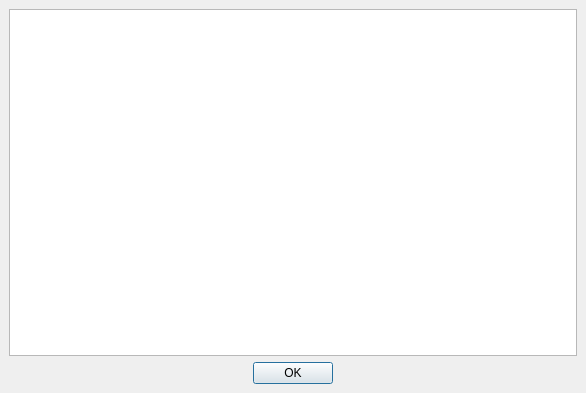
<ui version="4.0" >
 <class>msgDialog</class>
 <widget class="QDialog" name="msgDialog" >
  <property name="geometry" >
   <rect>
    <x>0</x>
    <y>0</y>
    <width>586</width>
    <height>393</height>
   </rect>
  </property>
  <property name="windowTitle" >
   <string>Messages Viewer</string>
  </property>
  <layout class="QGridLayout" >
   <property name="margin" >
    <number>9</number>
   </property>
   <property name="spacing" >
    <number>6</number>
   </property>
   <item row="0" column="0" colspan="3" >
    <widget class="QTextBrowser" name="msgBrowser" />
   </item>
   <item row="1" column="0" >
    <spacer>
     <property name="orientation" >
      <enum>Qt::Horizontal</enum>
     </property>
     <property name="sizeType" >
      <enum>QSizePolicy::Expanding</enum>
     </property>
     <property name="sizeHint" stdset="0" >
      <size>
       <width>40</width>
       <height>20</height>
      </size>
     </property>
    </spacer>
   </item>
   <item row="1" column="2" >
    <spacer>
     <property name="orientation" >
      <enum>Qt::Horizontal</enum>
     </property>
     <property name="sizeType" >
      <enum>QSizePolicy::Expanding</enum>
     </property>
     <property name="sizeHint" stdset="0" >
      <size>
       <width>40</width>
       <height>20</height>
      </size>
     </property>
    </spacer>
   </item>
   <item row="1" column="1" >
    <widget class="QPushButton" name="okButton" >
     <property name="text" >
      <string>OK</string>
     </property>
    </widget>
   </item>
  </layout>
 </widget>
 <layoutdefault spacing="6" margin="11" />
 <resources/>
 <connections>
  <connection>
   <sender>okButton</sender>
   <signal>clicked()</signal>
   <receiver>msgDialog</receiver>
   <slot>accept()</slot>
   <hints>
    <hint type="sourcelabel" >
     <x>311</x>
     <y>403</y>
    </hint>
    <hint type="destinationlabel" >
     <x>396</x>
     <y>403</y>
    </hint>
   </hints>
  </connection>
 </connections>
</ui>
